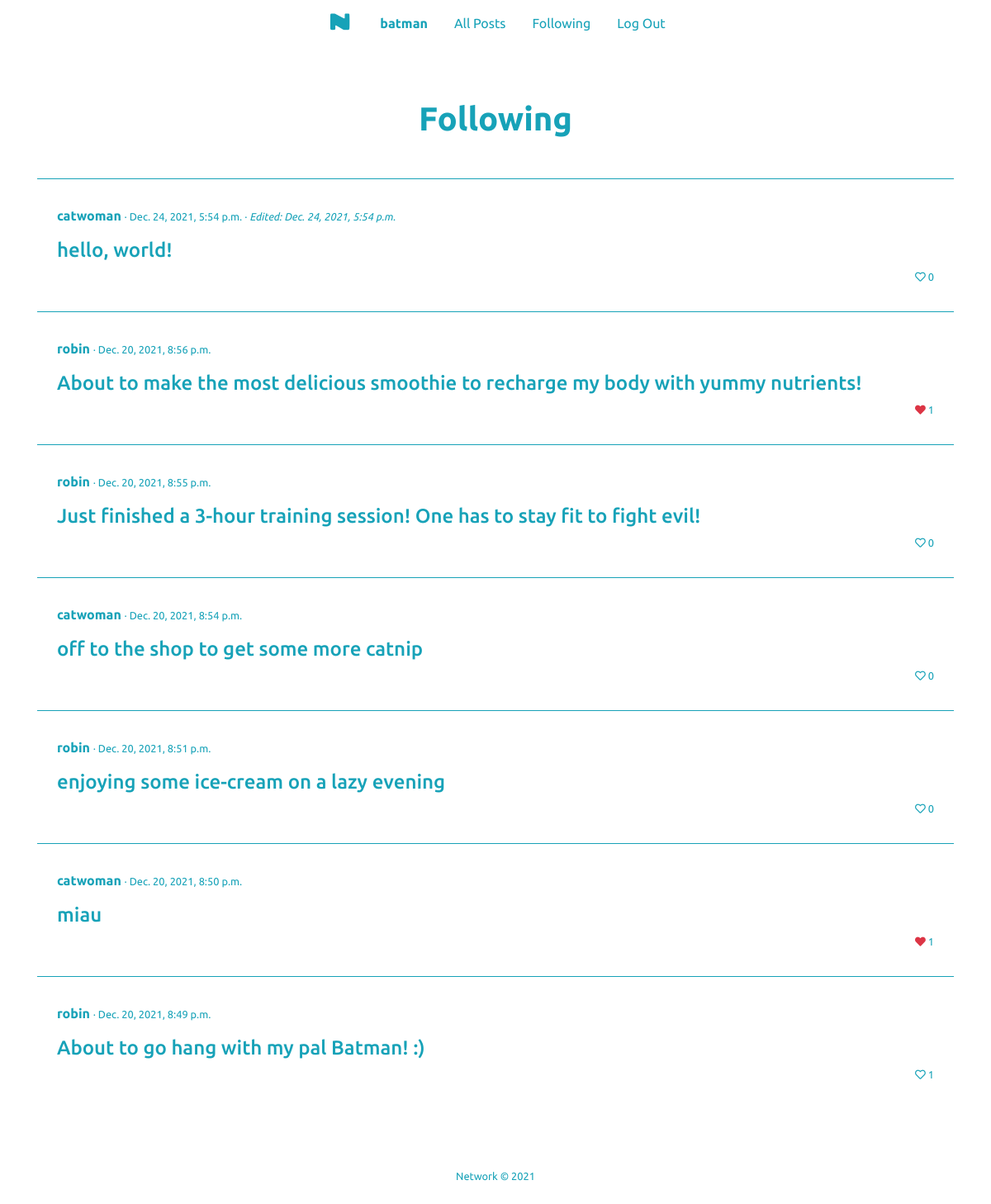
The app's page /network/following (signed in) with its own data.
### network/models.py (models this page shows, shortened)
class User(AbstractUser):
    pass

class Post(models.Model):
    text = models.TextField(max_length=300)
    author = models.ForeignKey("User", on_delete=models.PROTECT, related_name="post_author")
    timestamp = models.DateTimeField(auto_now_add=True)
    modified = models.DateTimeField(auto_now=True)
    liked = models.ManyToManyField("User", blank=True, related_name="likedby")

### network/views.py (the view)
# urls.py: path("network/following", views.following, name="following"),
@login_required
def following(request):
    userinfo = User.objects.get(username=request.user)
    following = Following.objects.filter(user_id=userinfo).values_list('following', flat=True)
    postslist = Post.objects.filter(author__in=following).order_by("-timestamp")
    paginator = Paginator(postslist, 10) # Show 10 posts per page.
    page = request.GET.get('page', 1)
    try:
        posts = paginator.page(page)
    except PageNotAnInteger:
        posts = paginator.page(1)
    except EmptyPage:
        posts = paginator.page(paginator.num_pages)
    return render(request, "network/following.html", {
        "posts": posts,
        "user": userinfo
    })

### network/templates/network/following.html (shortened to what this page needs)
{% extends "network/layout.html" %}
{% load static %}
{% block body %}
    <div class="container mt-5 pt-3">
        <h1 class="text-info mb-5 text-center font-weight-bold">Following</h1>
        {% for post in posts %}
        <div class="border border-info border-bottom-0 border-left-0 border-right-0 text-info mb-2">
            <div class="mt-4 py-2 px-4">
                <p>
                    <span><a href="{% url 'profile' post.author %}" class="viewprofile text-info font-weight-bold">{{ post.author }}</a></span>
                    {% if post.timestamp == post.modified %}
                        <span class="small"> · {{ post.timestamp }}</span>
                    {% else %}
                        <span class="small"> · {{ post.timestamp }} · <em>Edited: {{ post.modified }}</em></span>
                    {% endif %}
                </p>
                <h4 class="mt4">{{ post.text }}</h4>
                {% if user.is_authenticated %}
                    {% if user == post.author %}
                        <p class="small text-right">
                            <i class='far fa-heart heart like-author no-drop'></i> {{ post.liked.all.count }}
                        </p>
                    {% else %}
                        {% if user in post.liked.all %}
                            <p class="small text-right">
                                <i data-postid="{{ post.id }}" class='fas fa-heart text-danger heart heart-dislike'></i> {{ post.liked.all.count }}
                            </p>
                        {% else %}
                            <p class="small text-right">
                                <i data-postid="{{ post.id }}" class='far fa-heart heart heart-like'></i> {{ post.liked.all.count }}
                            </p>
                        {% endif %}
                    {% endif %}
                {% else %}
                    <p class="small text-right">
                        <i class='far fa-heart heart like-nonuser no-drop'></i> {{ post.liked.all.count }}
                    </p>
                {% endif %}
            </div>
        </div>
        {% empty %}
        <p>Ops! You don't follow anynone yet. Go follow some users and their posts will appear here! :)</p>
        {% endfor %}
    </div>
{% endblock %}

### network/templates/network/layout.html (shortened to what this page needs)
{% load static %}
<!DOCTYPE html>
<html lang="en">
    <head>
        <link rel="stylesheet" href="https://stackpath.bootstrapcdn.com/bootstrap/4.4.1/css/bootstrap.min.css">
        <link href="{% static 'network/styles.css' %}" rel="stylesheet">
        <link rel="stylesheet" href="https://use.fontawesome.com/releases/v5.7.0/css/all.css">
    </head>
    <body class="d-flex flex-column min-vh-100">
        <nav class="navbar navbar-expand-lg bg-white justify-content-center">
            <div>
              <ul class="navbar-nav mr-auto">
                <li class="nav-item"><a class="nav-link text-info" href="{% url 'index' %}"><img src="{% static 'network/logo-nobg-xs.png' %}" class="logonav"></a></li>
                {% if user.is_authenticated %}
                    <li class="nav-item">
                        <a class="nav-link text-info px-3" href="{% url 'profile' user.username %}"><strong>{{ user.username }}</strong></a>
                    </li>
                {% endif %}
                <li class="nav-item">
                    <a class="nav-link text-info px-3" href="{% url 'allposts' %}">All Posts</a>
                </li>
                {% if user.is_authenticated %}
                    <li class="nav-item">
                        <a class="nav-link text-info px-3" href="{% url 'following' %}">Following</a>
                    </li>
                    <li class="nav-item">
                        <a class="nav-link text-info px-3" href="{% url 'logout' %}">Log Out</a>
                    </li>
                {% endif %}
              </ul>
            </div>
        </nav>
        <div class="body mb-5">
            {% block body %}
            {% endblock %}
        </div>
        <footer class="text-info text-center small mt-auto pt-4">Network &#169; 2021</footer>
    </body>
</html>

### network/static/network/styles.css (style rules this page uses)
:root { --blueinfo: #17a2b8; --blueinfohover: #138496; }
body { font-family: 'Ubuntu', sans-serif; }
footer { height: 100px; color: rgba(255,255,255,.5); }
.logonav { display: block; margin-left: auto; margin-right: auto; width: 50%; }

### records on screen
User: username "batman"
Post: author "catwoman", timestamp "Dec. 24, 2021, 5:54 p.m.", modified "Dec. 24, 2021, 5:54 p.m.", text "hello, world!", liked.all.count "0"
Post: author "robin", timestamp "Dec. 20, 2021, 8:56 p.m.", text "About to make the most delicious smoothie to recharge my body with yummy nutrients!", liked.all.count "1"
Post: author "robin", timestamp "Dec. 20, 2021, 8:55 p.m.", text "Just finished a 3-hour training session! One has to stay fit to fight evil!", liked.all.count "0"
Post: author "catwoman", timestamp "Dec. 20, 2021, 8:54 p.m.", text "off to the shop to get some more catnip", liked.all.count "0"
Post: author "robin", timestamp "Dec. 20, 2021, 8:51 p.m.", text "enjoying some ice-cream on a lazy evening", liked.all.count "0"
Post: author "catwoman", timestamp "Dec. 20, 2021, 8:50 p.m.", text "miau", liked.all.count "1"
Post: author "robin", timestamp "Dec. 20, 2021, 8:49 p.m.", text "About to go hang with my pal Batman! :)", liked.all.count "1"
